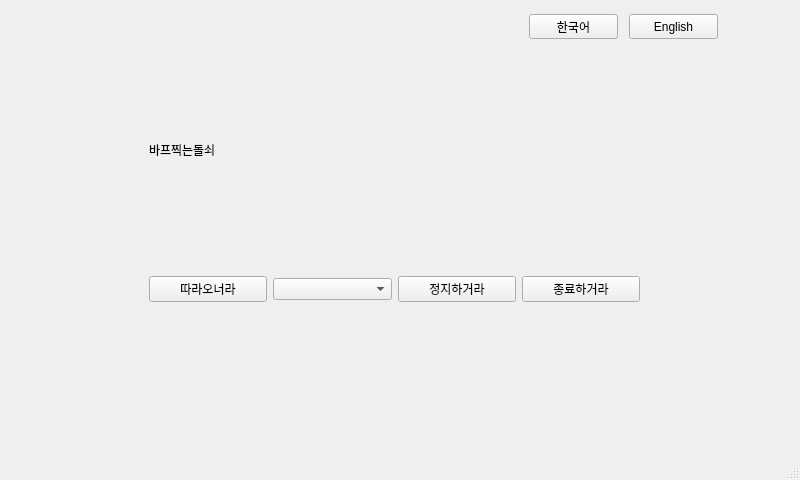
<?xml version="1.0" encoding="UTF-8"?>
<ui version="4.0">
 <class>MainWindow</class>
 <widget class="QMainWindow" name="MainWindow">
  <property name="geometry">
   <rect>
    <x>0</x>
    <y>0</y>
    <width>800</width>
    <height>480</height>
   </rect>
  </property>
  <property name="windowTitle">
   <string>MainWindow</string>
  </property>
  <widget class="QWidget" name="centralwidget">
   <widget class="QStackedWidget" name="stackedWidget">
    <property name="geometry">
     <rect>
      <x>19</x>
      <y>9</y>
      <width>771</width>
      <height>431</height>
     </rect>
    </property>
    <property name="currentIndex">
     <number>0</number>
    </property>
    <widget class="QWidget" name="workingPage">
     <widget class="QLabel" name="label">
      <property name="geometry">
       <rect>
        <x>130</x>
        <y>40</y>
        <width>351</width>
        <height>201</height>
       </rect>
      </property>
      <property name="text">
       <string>바프찍는돌쇠</string>
      </property>
     </widget>
     <widget class="QWidget" name="horizontalLayoutWidget">
      <property name="geometry">
       <rect>
        <x>130</x>
        <y>260</y>
        <width>491</width>
        <height>41</height>
       </rect>
      </property>
      <layout class="QHBoxLayout" name="horizontalLayout">
       <item>
        <widget class="QPushButton" name="carryPB">
         <property name="text">
          <string>따라오너라</string>
         </property>
        </widget>
       </item>
       <item>
        <widget class="QComboBox" name="naviCB"/>
       </item>
       <item>
        <widget class="QPushButton" name="tempPB">
         <property name="text">
          <string>정지하거라</string>
         </property>
        </widget>
       </item>
       <item>
        <widget class="QPushButton" name="endCB">
         <property name="text">
          <string>종료하거라</string>
         </property>
        </widget>
       </item>
      </layout>
     </widget>
     <widget class="QLabel" name="statusLabel">
      <property name="geometry">
       <rect>
        <x>40</x>
        <y>340</y>
        <width>351</width>
        <height>25</height>
       </rect>
      </property>
      <property name="text">
       <string/>
      </property>
     </widget>
     <widget class="QPushButton" name="langKrPB">
      <property name="geometry">
       <rect>
        <x>510</x>
        <y>5</y>
        <width>89</width>
        <height>25</height>
       </rect>
      </property>
      <property name="text">
       <string>한국어</string>
      </property>
     </widget>
     <widget class="QPushButton" name="langEnPB">
      <property name="geometry">
       <rect>
        <x>610</x>
        <y>5</y>
        <width>89</width>
        <height>25</height>
       </rect>
      </property>
      <property name="text">
       <string>English</string>
      </property>
     </widget>
    </widget>
    <widget class="QWidget" name="gohomePage">
     <widget class="QLabel" name="label_2">
      <property name="geometry">
       <rect>
        <x>170</x>
        <y>140</y>
        <width>301</width>
        <height>101</height>
       </rect>
      </property>
      <property name="text">
       <string>돌쇠 집가는 사진</string>
      </property>
     </widget>
     <widget class="QLabel" name="label_3">
      <property name="geometry">
       <rect>
        <x>220</x>
        <y>370</y>
        <width>141</width>
        <height>17</height>
       </rect>
      </property>
      <property name="text">
       <string>돌쇠 퇴근해유~~</string>
      </property>
     </widget>
    </widget>
   </widget>
  </widget>
  <widget class="QMenuBar" name="menubar">
   <property name="geometry">
    <rect>
     <x>0</x>
     <y>0</y>
     <width>800</width>
     <height>22</height>
    </rect>
   </property>
  </widget>
  <widget class="QStatusBar" name="statusbar"/>
 </widget>
 <resources/>
 <connections/>
</ui>
